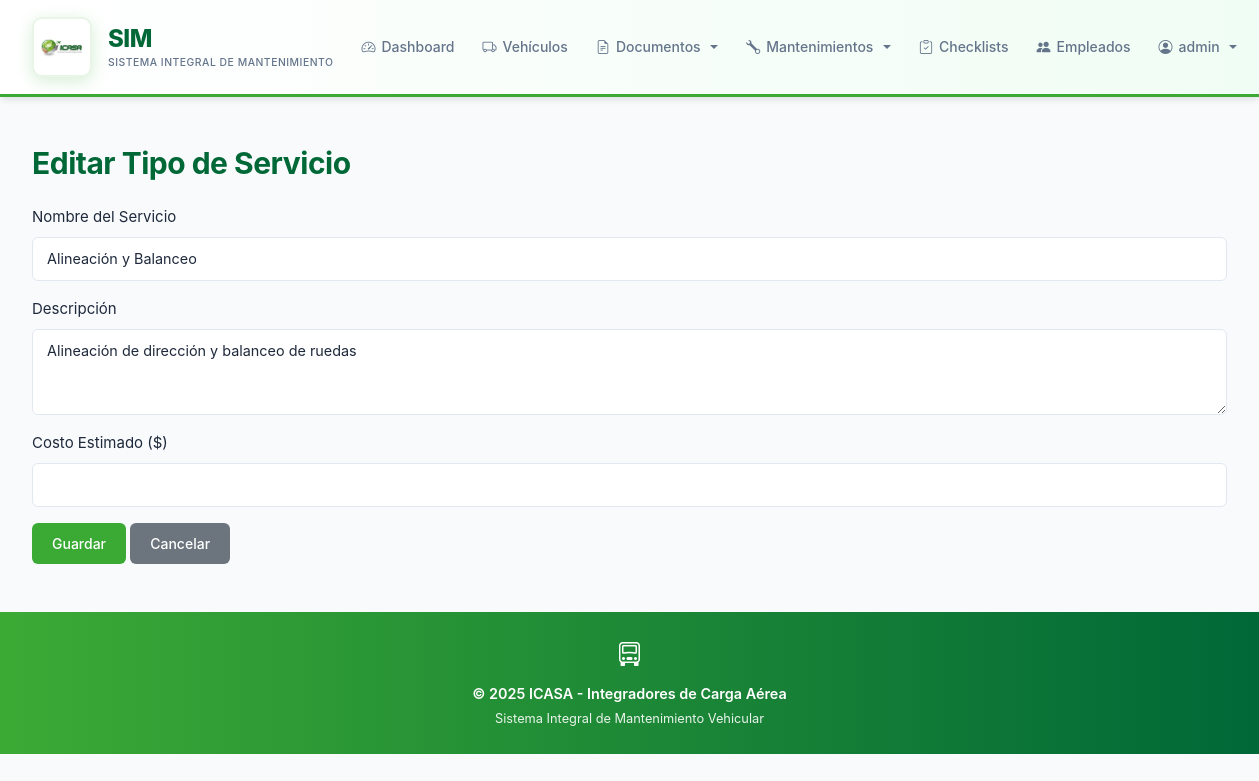
Screenshot of /maintenance-types/update/3/ (signed in) with the database file from the repository.
### vehicles/models.py (models this page shows, shortened)
class MaintenanceType(models.Model):
    name = models.CharField(max_length=100, unique=True, verbose_name='Nombre')
    description = models.TextField(blank=True, verbose_name='Descripción')
    estimated_cost = models.DecimalField(max_digits=8, decimal_places=2, null=True, blank=True, verbose_name='Costo Estimado')
    class Meta:
        ordering = ['name']
        verbose_name = 'Tipo de Mantenimiento'
        verbose_name_plural = 'Tipos de Mantenimiento'

### vehicles/views.py (the view, shortened to what this page needs)
# urls.py: path('maintenance-types/update/<int:pk>/', MaintenanceTypeUpdateView.as_view(), name='maintenancetype_update'),
class MaintenanceTypeUpdateView(LoginRequiredMixin, PermissionRequiredMixin, UpdateView):
    permission_required = 'vehicles.change_maintenancetype'
    model = MaintenanceType
    template_name = 'vehicles/maintenancetype_form.html'
    fields = ['name', 'description', 'estimated_cost']
    success_url = reverse_lazy('maintenancetype_list')

### vehicles/templates/vehicles/maintenancetype_form.html (shortened to what this page needs)
{% extends 'vehicles/base.html' %}
{% block content %}
<h1>{% if object %}Editar{% else %}Agregar{% endif %} Tipo de Servicio</h1>
<form method="post" class="mt-4">
    <div class="mb-3">
        <label class="form-label">Nombre del Servicio</label>
        <input type="text" name="name" class="form-control" value="{{ form.name.value|default:'' }}" required>
    </div>
    <div class="mb-3">
        <label class="form-label">Descripción</label>
        <textarea name="description" class="form-control" rows="3">{{ form.description.value|default:'' }}</textarea>
    </div>
    <div class="mb-3">
        <label class="form-label">Costo Estimado ($)</label>
        <input type="number" name="estimated_cost" class="form-control" step="0.01" value="{{ form.estimated_cost.value|default:'' }}">
    </div>
    <button type="submit" class="btn btn-success">Guardar</button>
    <a href="{% url 'maintenancetype_list' %}" class="btn btn-secondary">Cancelar</a>
</form>
{% endblock %}

### vehicles/templates/vehicles/includes/navbar.html (shortened to what this page needs)
<nav class="navbar navbar-expand-lg navbar-light">
    <div class="container">
        <a class="navbar-brand" href="{% url 'dashboard' %}">
            {% load static %}
            <div class="logo-icon">
                <img src="{% static 'images/ICASA.jpg' %}" alt="ICASA Logo">
            </div>
            <div style="display:flex; flex-direction:column; line-height:1.2; gap:0.2rem;">
                <span style="font-weight:800; font-size:1.5rem; color:#006837; letter-spacing:-0.5px;">SIM</span>
                <span style="font-size:0.65rem; color:#64748b; font-weight:500; text-transform:uppercase; letter-spacing:0.5px;">Sistema Integral de Mantenimiento</span>
            </div>
        </a>
        <div class="collapse navbar-collapse" id="navbarNav">
            <ul class="navbar-nav ms-auto align-items-center">
                <li class="nav-item">
                    <a class="nav-link" href="{% url 'dashboard' %}">
                        <i class="bi bi-speedometer2"></i> Dashboard
                    </a>
                </li>
                <li class="nav-item">
                    <a class="nav-link" href="{% url 'vehicle_list' %}">
                        <i class="bi bi-truck"></i> Vehículos
                    </a>
                </li>
                {% if perms.vehicles.view_document %}
                <li class="nav-item dropdown">
                    <a class="nav-link dropdown-toggle" href="#" id="documentsDropdown" role="button" data-bs-toggle="dropdown">
                        <i class="bi bi-file-earmark-text"></i> Documentos
                    </a>
                </li>
                {% endif %}
                {% if perms.vehicles.view_maintenance %}
                <li class="nav-item dropdown">
                    <a class="nav-link dropdown-toggle" href="#" id="maintenanceDropdown" role="button" data-bs-toggle="dropdown">
                        <i class="bi bi-wrench"></i> Mantenimientos
                    </a>
                </li>
                {% endif %}
                <li class="nav-item">
                    <a class="nav-link" href="{% url 'checklist_list' %}">
                        <i class="bi bi-clipboard-check"></i> Checklists
                    </a>
                </li>
                {% if perms.vehicles.view_driver %}
                <li class="nav-item">
                    <a class="nav-link" href="{% url 'driver_list' %}">
                        <i class="bi bi-people-fill"></i> Empleados
                    </a>
                </li>
                {% endif %}
                {% if user.is_authenticated %}
                <li class="nav-item dropdown">
                    <a class="nav-link dropdown-toggle" href="#" id="userDropdown" role="button" data-bs-toggle="dropdown">
                        <i class="bi bi-person-circle"></i> {{ user.username }}
                    </a>
                </li>
                {% endif %}
            </ul>
        </div>
    </div>
</nav>

### static/css/main.css (style rules this page uses)
:root { --primary-color: #3BAA35; --secondary-color: #006837; --accent-color: #3BAA35; --accent-dark: #006837; --accent-muted: #e8f5e7; --metallic-gray: #A7A9AC; --nav-bg: #ffffff; --success-color: #3BAA35; --warning-color: #f59e0b; --danger-color: #dc2626; --info-color: #006837; --light-bg: #f8fafc; --card-bg: #ffffff; --border-color: #e2e8f0; --text-primary: #1e293b; --text-secondary: #64748b; --text-muted: #94a3b8; --shadow-sm: 0 1px 2px 0 rgba(0, 0, 0, 0.05); --shadow-md: 0 4px 6px -1px rgba(0, 0, 0, 0.1); --shadow-lg: 0 10px 15px -3px rgba(0, 0, 0, 0.1); --shadow-xl: 0 20px 25px -5px rgba(0, 0, 0, 0.1); --radius-sm: 6px; --radius-md: 10px; --radius-lg: 12px; --spacing-xs: 0.5rem; --spacing-sm: 0.75rem; --spacing-md: 1rem; --spacing-lg: 1.5rem; --spacing-xl: 2rem; }
* { margin: 0; padding: 0; box-sizing: border-box; }
body { font-family: 'Inter', -apple-system, BlinkMacSystemFont, 'Segoe UI', Roboto, sans-serif; background-color: var(--light-bg); color: var(--text-primary); line-height: 1.6; font-size: 15px; -webkit-font-smoothing: antialiased; -moz-osx-font-smoothing: grayscale; }
.navbar { background: linear-gradient(to right, #ffffff 0%, #f0fdf4 100%); padding: 0.75rem 0; border-bottom: 3px solid var(--primary-color); box-shadow: var(--shadow-md); }
.navbar .container { display: flex; align-items: center; justify-content: space-between; }
.navbar-collapse { flex-grow: 0; }
.navbar-nav { gap: 0.25rem; }
.navbar-brand { font-weight: 700; font-size: 1.5rem; letter-spacing: -0.3px; display: flex; align-items: center; gap: 1rem; transition: opacity 0.2s ease; color: var(--primary-color) !important; }
.logo-icon { width: 60px; height: 60px; background: white; border-radius: 10px; display: flex; align-items: center; justify-content: center; padding: 6px; box-shadow: 0 4px 16px rgba(59, 170, 53, 0.2); border: 2px solid var(--accent-muted); }
.logo-icon img { width: 100%; height: 100%; object-fit: contain; }
.nav-link { font-weight: 500; font-size: 0.875rem; padding: 0.5rem 0.75rem !important; border-radius: var(--radius-sm); transition: all 0.2s ease; display: flex; align-items: center; gap: 0.375rem; color: var(--text-secondary) !important; white-space: nowrap; }
.btn { font-weight: 500; font-size: 0.875rem; padding: 0.625rem 1.25rem; border-radius: var(--radius-sm); transition: all 0.2s ease; border: none; display: inline-flex; align-items: center; gap: 0.5rem; cursor: pointer; }
.btn-success { background-color: var(--success-color); color: white; }
h1, h2, h3, h4, h5 { font-family: 'Inter', sans-serif; font-weight: 700; color: var(--secondary-color); letter-spacing: -0.5px; margin-bottom: 0; }
h1 { font-size: 1.875rem; }
.form-control, .form-select { border: 1px solid var(--border-color); background: #ffffff; color: var(--text-primary); border-radius: var(--radius-sm); padding: 0.625rem 0.875rem; transition: all 0.2s ease; font-size: 0.9rem; }
.form-control::placeholder { color: var(--text-muted); }
.container { max-width: 1280px; padding-left: var(--spacing-xl); padding-right: var(--spacing-xl); }

### rows the page displays
MaintenanceType: name "Alineación y Balanceo", description "Alineación de dirección y balanceo de ruedas"

### other values shown
{{ user.username }} "admin"
